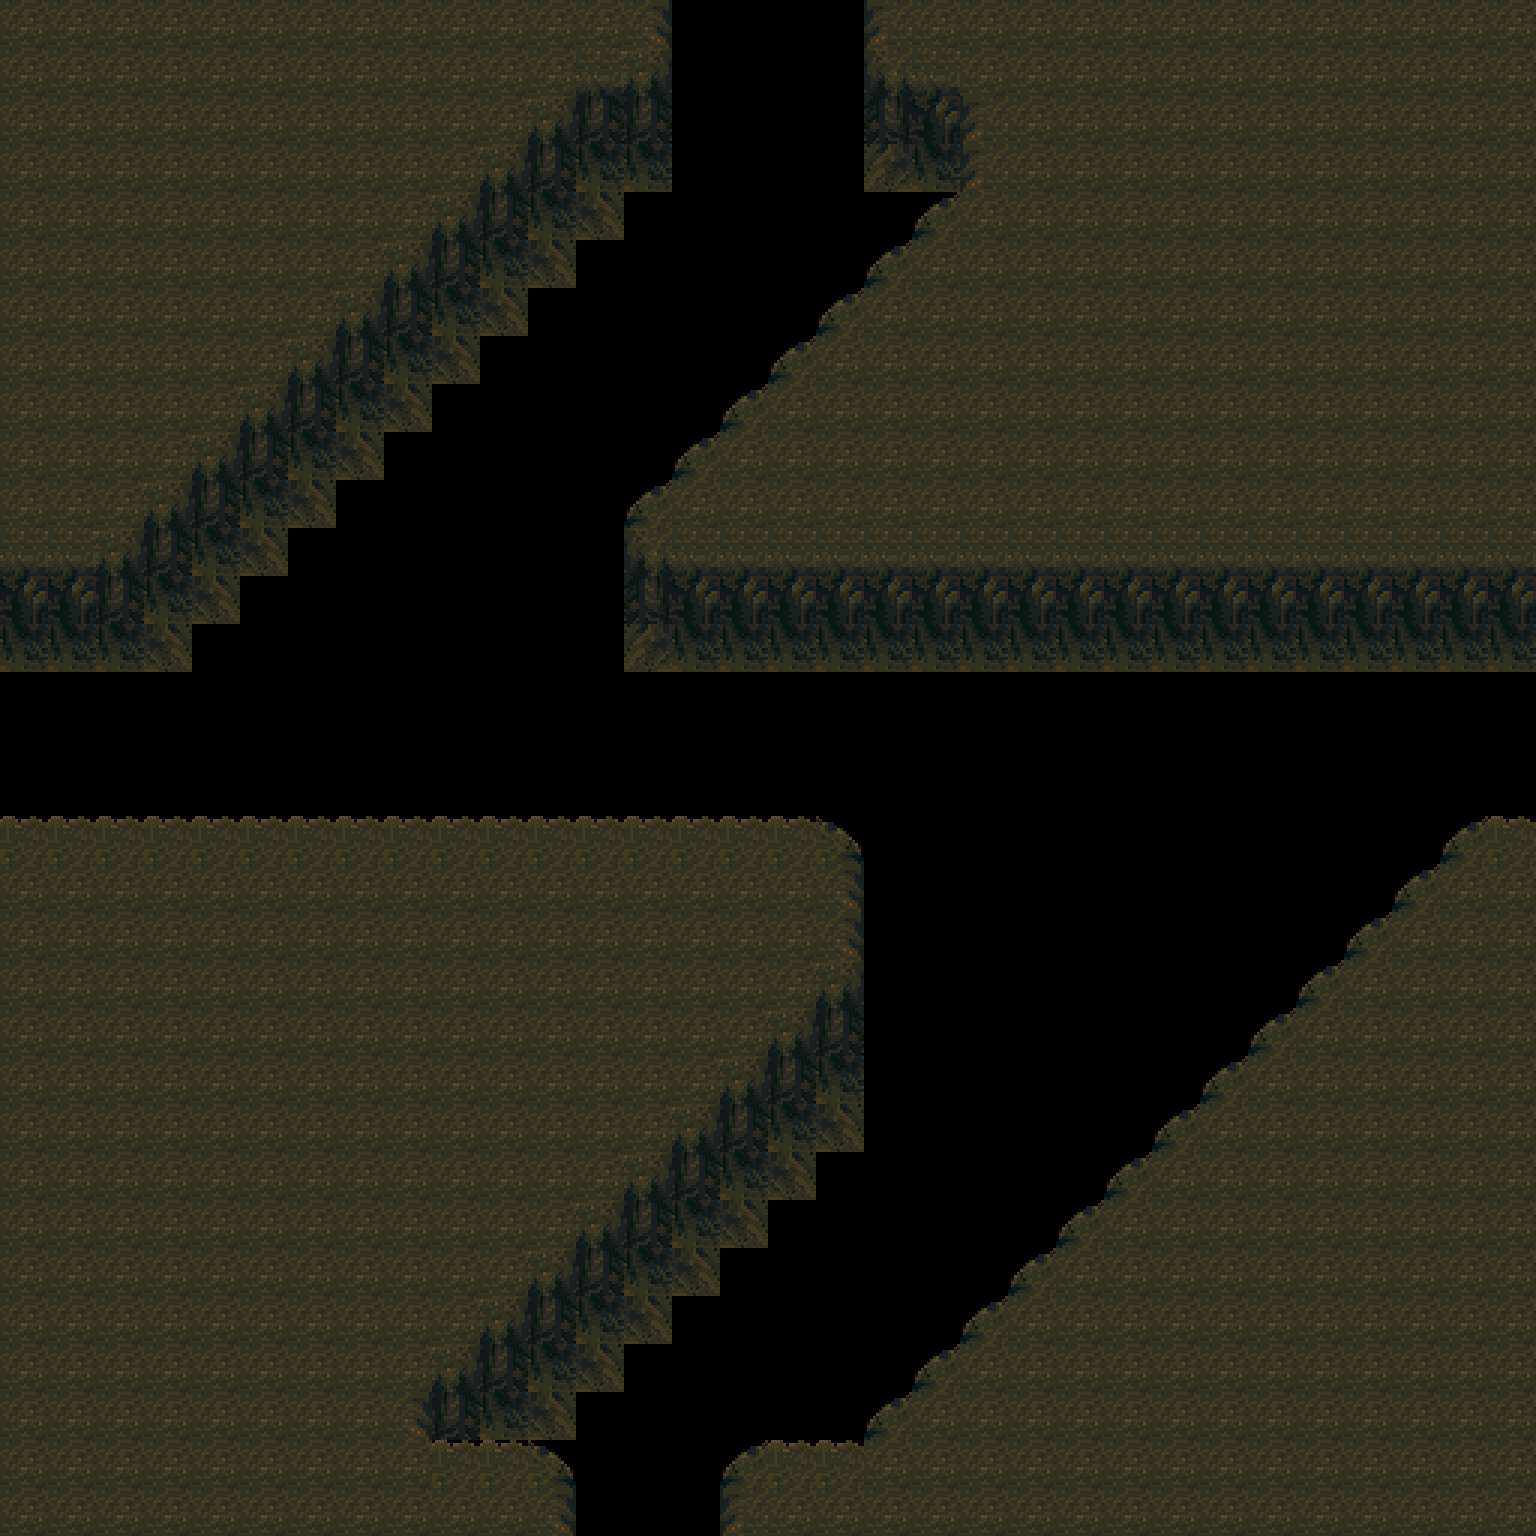

This game map was drawn from its Tiled (.tmx) file and the tilesets committed beside it. A one-line description and the trimmed map source follow:
An orthogonal 32x32 tile map with 48x48 px tiles, 1 tile layer (Furnishing), 1 hidden layer not drawn.

<map version="1.2" tiledversion="1.3.4" orientation="orthogonal" renderorder="right-down" width="32" height="32" tilewidth="48" tileheight="48" infinite="0" nextlayerid="3" nextobjectid="1">
 <tileset firstgid="1" source="CaveInner.tsx" />
 <layer id="2" name="Floor" width="32" height="32" visible="0">
  <data>[1024 cells, 1024 non-empty, 1 distinct tile ids]</data>
 </layer>
 <layer id="1" name="Furnishing" width="32" height="32">
  <data>[1024 cells, 741 non-empty, 15 distinct tile ids]</data>
 </layer>
</map>
